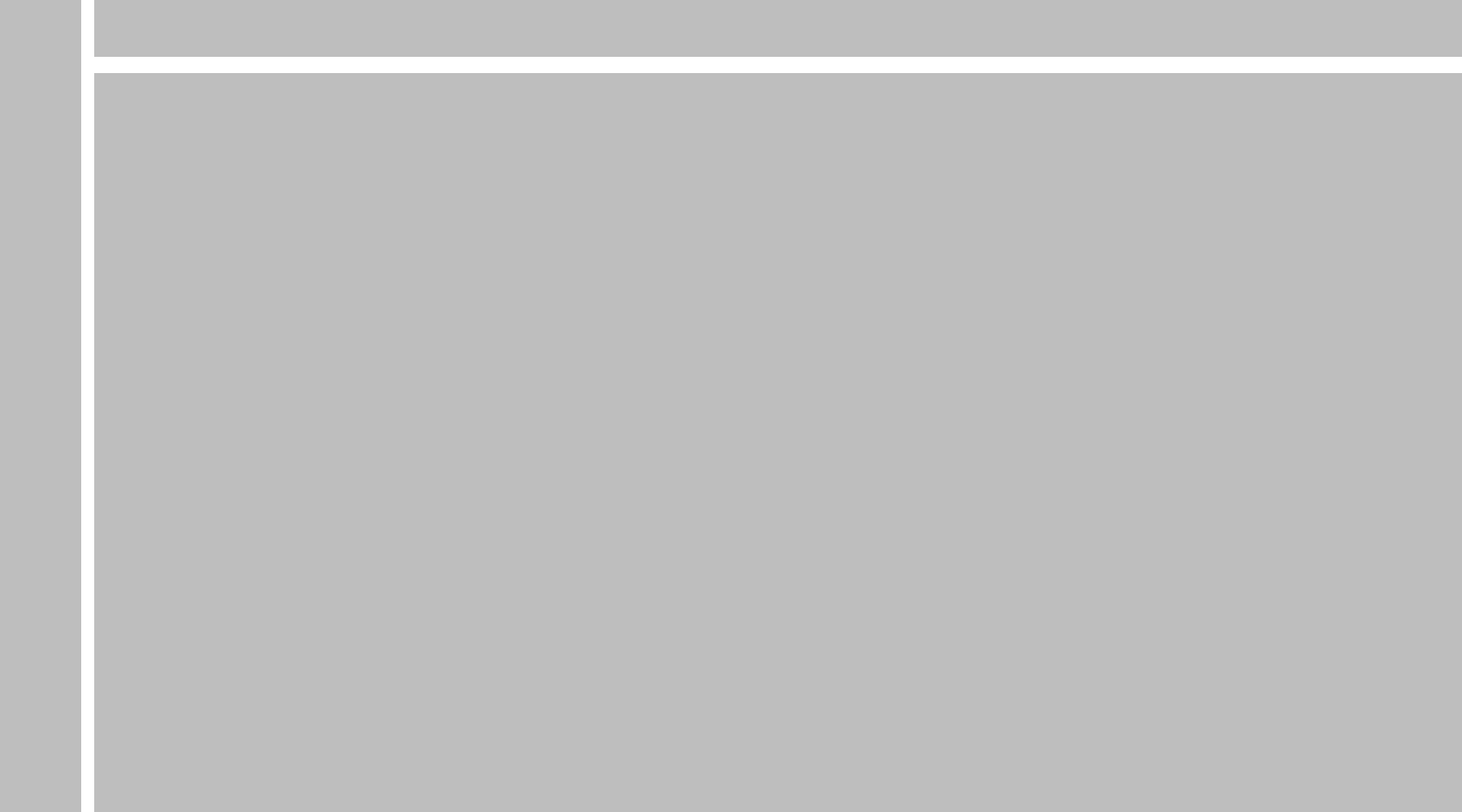
<?xml version="1.0" encoding="UTF-8"?>
<ui version="4.0">
 <class>TeacherMainWindow</class>
 <widget class="QMainWindow" name="TeacherMainWindow">
  <property name="geometry">
   <rect>
    <x>0</x>
    <y>0</y>
    <width>1800</width>
    <height>1000</height>
   </rect>
  </property>
  <property name="windowTitle">
   <string>MainWindow</string>
  </property>
  <property name="styleSheet">
   <string notr="true">background-color: rgb(190, 190, 190);</string>
  </property>
  <widget class="QWidget" name="centralwidget">
   <widget class="QWidget" name="widget" native="true">
    <property name="geometry">
     <rect>
      <x>100</x>
      <y>0</y>
      <width>16</width>
      <height>1011</height>
     </rect>
    </property>
    <property name="styleSheet">
     <string notr="true">background-color: rgb(255, 255, 255);</string>
    </property>
   </widget>
   <widget class="QWidget" name="widget_2" native="true">
    <property name="geometry">
     <rect>
      <x>100</x>
      <y>70</y>
      <width>1731</width>
      <height>20</height>
     </rect>
    </property>
    <property name="styleSheet">
     <string notr="true">background-color: rgb(255, 255, 255);</string>
    </property>
   </widget>
  </widget>
 </widget>
 <resources/>
 <connections/>
</ui>
